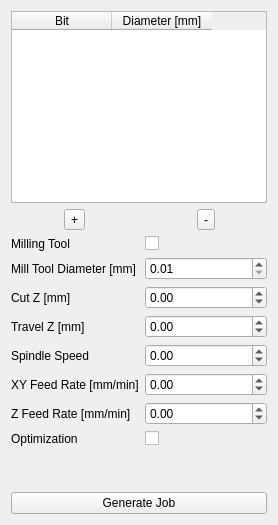
                  <widget class="QWidget" name="drill_page">
                   <layout class="QGridLayout" name="gridLayout_5">
                    <item row="2" column="2" alignment="Qt::AlignHCenter">
                     <widget class="QToolButton" name="remove_drill_tool_tb">
                      <property name="text">
                       <string>-</string>
                      </property>
                     </widget>
                    </item>
                    <item row="0" column="1" colspan="2" alignment="Qt::AlignHCenter|Qt::AlignVCenter">
                     <widget class="QTableWidget" name="drill_tw">
                      <property name="selectionBehavior">
                       <enum>QAbstractItemView::SelectRows</enum>
                      </property>
                      <property name="columnCount">
                       <number>2</number>
                      </property>
                      <column>
                       <property name="text">
                        <string>Bit</string>
                       </property>
                      </column>
                      <column>
                       <property name="text">
                        <string>Diameter [mm]</string>
                       </property>
                      </column>
                     </widget>
                    </item>
                    <item row="7" column="2">
                     <widget class="QDoubleSpinBox" name="drill_travel_z_dsb">
                      <property name="decimals">
                       <number>2</number>
                      </property>
                      <property name="minimum">
                       <double>-9999.000000000000000</double>
                      </property>
                      <property name="maximum">
                       <double>9999.000000000000000</double>
                      </property>
                     </widget>
                    </item>
                    <item row="12" column="2">
                     <widget class="QDoubleSpinBox" name="drill_z_feed_rate_dsb">
                      <property name="decimals">
                       <number>2</number>
                      </property>
                      <property name="minimum">
                       <double>-9999.000000000000000</double>
                      </property>
                      <property name="maximum">
                       <double>9999.000000000000000</double>
                      </property>
                     </widget>
                    </item>
                    <item row="2" column="1" alignment="Qt::AlignHCenter">
                     <widget class="QToolButton" name="add_drill_tool_tb">
                      <property name="text">
                       <string>+</string>
                      </property>
                     </widget>
                    </item>
                    <item row="14" column="1" colspan="2">
                     <spacer name="drill_vertical_spacer">
                      <property name="orientation">
                       <enum>Qt::Vertical</enum>
                      </property>
                      <property name="sizeHint" stdset="0">
                       <size>
                        <width>20</width>
                        <height>40</height>
                       </size>
                      </property>
                     </spacer>
                    </item>
                    <item row="15" column="1" colspan="2">
                     <widget class="QPushButton" name="drill_generate_job_pb">
                      <property name="text">
                       <string>Generate Job</string>
                      </property>
                     </widget>
                    </item>
                    <item row="10" column="2">
                     <widget class="QDoubleSpinBox" name="drill_xy_feed_rate_dsb">
                      <property name="decimals">
                       <number>2</number>
                      </property>
                      <property name="minimum">
                       <double>-9999.000000000000000</double>
                      </property>
                      <property name="maximum">
                       <double>9999.000000000000000</double>
                      </property>
                     </widget>
                    </item>
                    <item row="10" column="1">
                     <widget class="QLabel" name="drill_xy_feed_rate_l">
                      <property name="text">
                       <string>XY Feed Rate [mm/min]</string>
                      </property>
                     </widget>
                    </item>
                    <item row="4" column="2">
                     <widget class="QDoubleSpinBox" name="drill_milling_tool_diameter_dsb">
                      <property name="minimum">
                       <double>0.010000000000000</double>
                      </property>
                     </widget>
                    </item>
                    <item row="6" column="2">
                     <widget class="QDoubleSpinBox" name="drill_cut_z_dsb">
                      <property name="decimals">
                       <number>2</number>
                      </property>
                      <property name="minimum">
                       <double>-9999.000000000000000</double>
                      </property>
                      <property name="maximum">
                       <double>9999.000000000000000</double>
                      </property>
                     </widget>
                    </item>
                    <item row="7" column="1">
                     <widget class="QLabel" name="drill_travel_z_l">
                      <property name="text">
                       <string>Travel Z [mm]</string>
                      </property>
                     </widget>
                    </item>
                    <item row="3" column="1">
                     <widget class="QLabel" name="drill_milling_tool_l">
                      <property name="text">
                       <string>Milling Tool</string>
                      </property>
                     </widget>
                    </item>
                    <item row="12" column="1">
                     <widget class="QLabel" name="drill_z_feed_rate_l">
                      <property name="text">
                       <string>Z Feed Rate [mm/min]</string>
                      </property>
                     </widget>
                    </item>
                    <item row="8" column="1">
                     <widget class="QLabel" name="drill_spindle_speed_l">
                      <property name="text">
                       <string>Spindle Speed</string>
                      </property>
                     </widget>
                    </item>
                    <item row="6" column="1">
                     <widget class="QLabel" name="drill_cut_z_l">
                      <property name="text">
                       <string>Cut Z [mm]</string>
                      </property>
                     </widget>
                    </item>
                    <item row="8" column="2">
                     <widget class="QDoubleSpinBox" name="drill_spindle_speed_dsb">
                      <property name="decimals">
                       <number>2</number>
                      </property>
                      <property name="minimum">
                       <double>-9999.000000000000000</double>
                      </property>
                      <property name="maximum">
                       <double>9999.000000000000000</double>
                      </property>
                     </widget>
                    </item>
                    <item row="3" column="2">
                     <widget class="QCheckBox" name="drill_milling_tool_chb">
                      <property name="text">
                       <string/>
                      </property>
                     </widget>
                    </item>
                    <item row="4" column="1">
                     <widget class="QLabel" name="drill_milling_tool_diameter_l">
                      <property name="text">
                       <string>Mill Tool Diameter [mm]</string>
                      </property>
                     </widget>
                    </item>
                    <item row="13" column="1">
                     <widget class="QLabel" name="drill_optimization_l">
                      <property name="text">
                       <string>Optimization</string>
                      </property>
                     </widget>
                    </item>
                    <item row="13" column="2">
                     <widget class="QCheckBox" name="drill_optimization_chb">
                      <property name="text">
                       <string/>
                      </property>
                     </widget>
                    </item>
                   </layout>
                  </widget>
